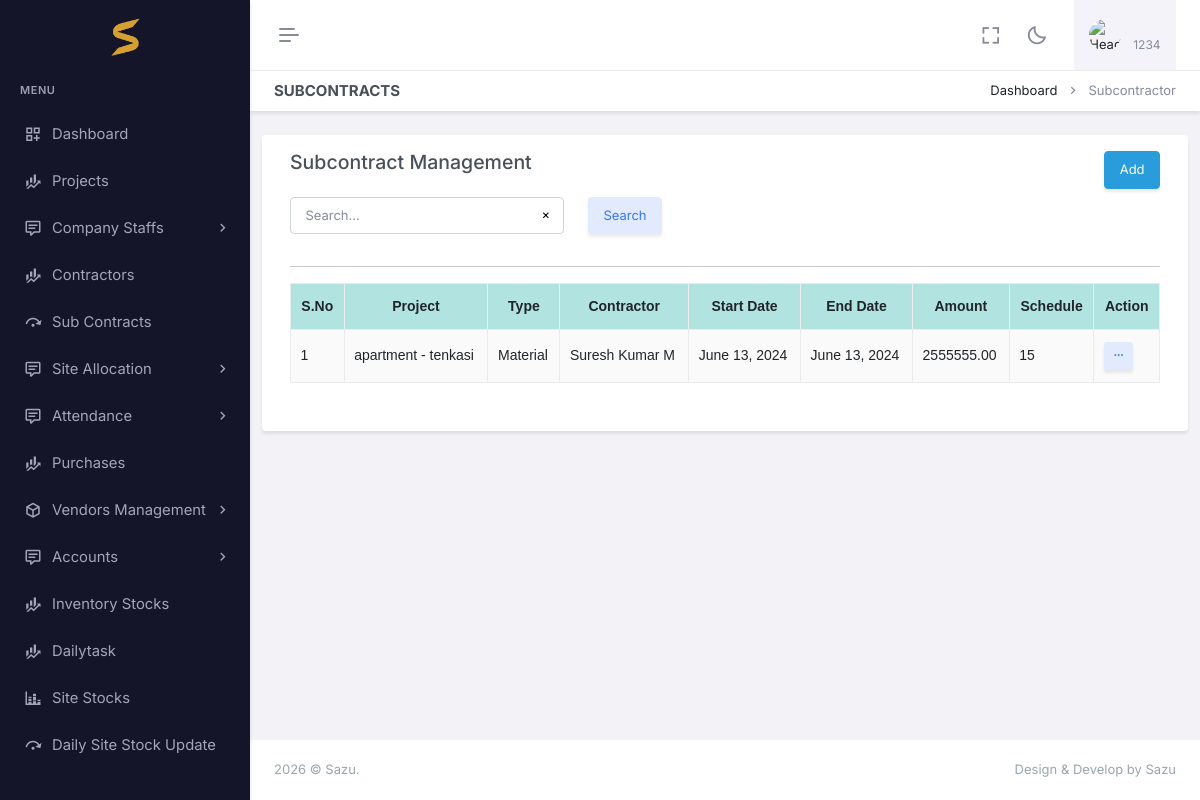
/subcontractorlist/ (signed in), run on the app's committed database.
### app/auth_models.py (models this page shows, shortened)
class CustomUser(AbstractBaseUser, PermissionsMixin):
    email=models.EmailField(null=True, blank=True,unique=True)
    image = models.ImageField(upload_to='profile_images/', null=True, blank=True)
    name = models.CharField(max_length=255)
    phone_number = models.CharField(max_length=10, unique=True)
    pin = models.CharField(max_length=6, null=True, blank=True)
    is_active = models.BooleanField(default=True)
    admin = models.BooleanField(default=False)
    is_employee = models.BooleanField(default=False)
    is_owner=models.BooleanField(default=False)
    created_at =models.DateField(auto_now_add=True)
    is_staff = models.BooleanField(default=False)
    is_superuser = models.BooleanField(default=False)
    otp = models.CharField(max_length=6, null=True, blank=True)
    created_at =models.DateField(auto_now_add=True)
    proof=models.FileField(upload_to="proof/", null=True, blank=True)
    USERNAME_FIELD = 'phone_number'
    REQUIRED_FIELDS = ['name']
    disable = models.BooleanField(default=False)
    objects = CustomUserManager()
    @property
    def company(self):
        print(self.is_employee)
        if self.admin:
            return self.company_set.all().last()
        if self.is_employee:
            if self.employee_set.all():
                return self.employee_set.all().last().company
        return None

### app/models.py (models this page shows, shortened)
class ProjectSubContract(models.Model):
    company=models.ForeignKey(Company, on_delete=models.CASCADE,null=True,blank=True)
    project = models.ForeignKey(Project, on_delete=models.CASCADE,null=True,blank=True)
    name= models.CharField(max_length=255,null=True,blank=True)
    type = models.ForeignKey(ContractType, on_delete=models.CASCADE,null=True,blank=True)
    contractor = models.ForeignKey(Contractor, on_delete=models.CASCADE,null=True,blank=True)
    start_date = models.DateField()
    end_date = models.DateField()
    contract_amount = models.DecimalField(max_digits=10, decimal_places=2)
    payment_schedule = models.ForeignKey(PaymentSchedule, on_delete=models.CASCADE, null=True, blank=True)
    status = models.ForeignKey(WorkStatus, on_delete=models.CASCADE,null=True,blank=True)
    description = models.TextField()
    progress_percentage = models.DecimalField(max_digits=5, decimal_places=2, default=0.00)
    terms_conditions = models.TextField()
    created_at= models.DateField(auto_now_add=True)
    created_by=models.ForeignKey(Employee,null=True,blank=True, on_delete=models.CASCADE)

class Project(models.Model):
    company=models.ForeignKey(Company, on_delete=models.CASCADE,null=True,blank=True)
    proj_id=models.CharField(max_length=100,null=True,blank=True)
    client = models.CharField(max_length=100,null=True,blank=True)
    contact_no = models.CharField(max_length=15,null=True,blank=True)
    address = models.CharField(max_length=255,null=True,blank=True)
    proj_name=models.CharField(max_length=100,null=True,blank=True)
    site_location=models.CharField(max_length=100,null=True,blank=True)
    incharge=models.ForeignKey(Employee, on_delete=models.CASCADE,null=True,blank=True)  #dropdown
    start_date=models.DateField(null=True,blank=True)
    end_date =models.DateField(null=True,blank=True)
    duration =models.ForeignKey(Duration, on_delete=models.CASCADE,null=True,blank=True)
    priority =models.ForeignKey(Priority, on_delete=models.CASCADE,null=True,blank=True)
    estimation=models.DecimalField(max_digits=10, decimal_places=2, default=0.0)
    modeldesign =models.FileField(upload_to="doc")
    aggeaments =models.FileField(upload_to="doc")
    proj_category = models.ForeignKey(ProjectCategory, on_delete=models.CASCADE,null=True,blank=True)
    status = models.ForeignKey(WorkStatus, on_delete=models.CASCADE,null=True,blank=True)
    description = models.TextField(null=True,blank=True)
    terms_conditions = models.TextField(null=True,blank=True)
    def __str__(self):
        return f"{self.proj_name} - {self.site_location}"

class ContractType(models.Model):
    name = models.CharField(max_length=50, null=True, blank=True)
    code = models.CharField(max_length=256, null=True, blank=True)
    def __str__(self):
        return self.name

class Contractor(models.Model):
    company=models.ForeignKey(Company, on_delete=models.CASCADE,null=True,blank=True)
    name = models.CharField(max_length=100,null=True,blank=True)
    contact_no = models.CharField(max_length=15,null=True,blank=True)
    address = models.CharField(max_length=255,null=True,blank=True)
    area = models.CharField(max_length=100,null=True,blank=True)
    rate = models.DecimalField(max_digits=10, decimal_places=2)
    unit=models.ForeignKey(Uom, on_delete=models.CASCADE,null=True,blank=True)
    amount=models.DecimalField(max_digits=10, decimal_places=2, default=0.0)
    maistry = models.DecimalField(max_digits=10, decimal_places=2, default=0.0)
    maison_cooli = models.DecimalField(max_digits=10, decimal_places=2, default=0.0)
    male_skilled = models.DecimalField(max_digits=10, decimal_places=2, default=0)
    male_unskilled = models.DecimalField(max_digits=10, decimal_places=2, default=0)
    female_skilled = models.DecimalField(max_digits=10, decimal_places=2, default=0)
    female_unskilled = models.DecimalField(max_digits=10, decimal_places=2, default=0)
    category = models.ForeignKey(Contractcategory, on_delete=models.CASCADE,null=True,blank=True)
    start_date=models.DateField(null=True,blank=True)
    def __str__(self):
        return self.name

class PaymentSchedule(models.Model):
    days = models.IntegerField(null=True, blank=True)
    code = models.CharField(max_length=50, null=True, blank=True)

### app/api.py (the view)
# urls.py: path('subcontractorlist/',api.subcontractorlist, name="subcontractorlist"),
@login_required(login_url='login')
def subcontractorlist(request):
    user = request.user
    allow, msg = check_user(request, ProjectSubContract, instance=False)
    if not allow:
        context = {"unauthorized": msg}
        return render(request, "login.html", context)
    project = Project.objects.filter(company=request.user.company).order_by("-id")
    type = ContractType.objects.all()
    contractor = Contractor.objects.filter(company=request.user.company).order_by("-id")
    employee = Employee.objects.filter(company=request.user.company).order_by("-id")
    paymentschedule = PaymentSchedule.objects.all()
    status=WorkStatus.objects.all()
    uom =Uom.objects.filter(company=request.user.company).order_by("-id")
    querysets = ProjectSubContract.objects.filter(company=request.user.company).order_by("-id")
    queryset, pages, search = customPagination(request,ProjectSubContract, querysets)
    context = {'queryset': queryset,"location": "subcontractorlist","pages": pages,"search": search,"uom":uom,
        'paymentschedule':paymentschedule,'employee':employee,'contractor':contractor,'type':type,'project':project,'status':status,}
    return render(request, "subcontractor/subcontractorlist.html", context)

### app/templates/subcontractor/subcontractorlist.html (shortened to what this page needs)
{% extends "base.html" %}
{% load static %}
{% block header2 %}
    <div id="layout-wrapper">
        <div class="main-content">
            <div class="page-content">
                <div class="container-fluid">
                    <div class="row">
                        <div class="col-12">
                            <div class="page-title-box d-sm-flex align-items-center justify-content-between">
                                <h4 class="mb-sm-0">Subcontracts</h4>
                                <div class="page-title-right">
                                    <ol class="breadcrumb m-0">
                                        <li class="breadcrumb-item"><a href="javascript: void(0);">Dashboard</a></li>
                                        <li class="breadcrumb-item active">Subcontractor</li>
                                    </ol>
                                </div>
                            </div>
                        </div>
                    </div>
                        <div class="card-body">
						<div class="row">
							<div class="card">
								<div class="card-body">
                                    <div class="row">
                                        <div class="col-xl-6 col-lg-6 col-md-6 col-12">
                                            <h4>Subcontract Management </h4>
                                        </div>
                                        <div class="col-xl-4 col-lg-4 col-md-4 col-12"></div>
                                        <div class="col-xl-2 col-lg-2 col-md-2 col-12">
                                            <a href="{% url 'subcontadd' %}" type="button" class="btn btn-info mb-2" style="float:right;" >Add</a>
                                        </div>
                                    </div>
                                    <div class="row">
                                        {% include "search.html" %}
                                    </div>
									<hr>
									<div class="">
                                        <table id="example" class="table table-bordered table-striped align-middle" >
                                            <thead>
                                                <tr>
                                                    <th data-ordering="false">S.No</th>
                                                    <th data-ordering="false">Project</th>
                                                    <th data-ordering="false">Type</th>
                                                    <th data-ordering="false">Contractor</th>
                                                    <th data-ordering="false">Start Date</th>
                                                    <th data-ordering="false">End Date</th>
                                                    <th data-ordering="false">Amount</th>
                                                    <th data-ordering="false">Schedule</th>
                                                    <th data-ordering="false">Action</th>
                                                </tr>
                                            </thead>
                                            <tbody>
                                                {% for i in queryset %}
                                                <tr>
                                                    <td>{{ forloop.counter }}</td>
                                                    <td>{{ i.project }}</td>
                                                    <td>{{ i.type }}</td>
                                                    <td>{{ i.contractor }}</td>
                                                    <td>{{ i.start_date }}</td>
                                                    <td>{{ i.end_date }}</td>
                                                    <td>{{ i.contract_amount }}</td>
                                                    <td>{{ i.payment_schedule.days }}</td>
                                                    <td>
                                                        <div class="dropdown d-inline-block">
                                                            <button class="btn btn-soft-secondary btn-sm dropdown" type="button"
                                                                data-bs-toggle="dropdown" aria-expanded="false">
                                                                <i class="ri-more-fill align-middle"></i>
                                                            </button>
                                                        </div>
                                                    </td>
                                                </tr>
                                                {% endfor %}
                                            </tbody>
                                        </table>
                                    <div class="row">
                                        {% include 'pagination.html' %}
                                    </div>
									</div>
								</div>
							</div>
						</div>
                    </div>
                    </div>
                </div>
                <footer class="footer">
                    <div class="container-fluid">
                        <div class="row">
                            <div class="col-sm-6">
                            </div>
                            <div class="col-sm-6">
                                <div class="text-sm-end d-none d-sm-block">
                                </div>
                            </div>
                        </div>
                    </div>
                </footer>
            </div>
        </div>
{% endblock header2 %}

### app/templates/appbar.html (shortened to what this page needs)
{% load static %}
<div id="layout-wrapper">
    <header id="page-topbar">
        <div class="layout-width">
            <div class="navbar-header">
                <div class="d-flex">
                    <button type="button"
                        class="btn btn-sm px-3 fs-16 header-item vertical-menu-btn topnav-hamburger shadow-none"
                        id="topnav-hamburger-icon">
                        <span class="hamburger-icon">
                            <span></span>
                            <span></span>
                            <span></span>
                        </span>
                    </button>
                </div>
                <div class="d-flex align-items-center">
                    <div class="ms-1 header-item d-none d-sm-flex">
                        <button type="button"
                            class="btn btn-icon btn-topbar btn-ghost-secondary rounded-circle shadow-none"
                            data-toggle="fullscreen">
                            <i class="bx bx-fullscreen fs-22"></i>
                        </button>
                    </div>
                    <div class="ms-1 header-item d-none d-sm-flex">
                        <button type="button"
                            class="btn btn-icon btn-topbar btn-ghost-secondary rounded-circle light-dark-mode shadow-none">
                            <i class="bx bx-moon fs-22"></i>
                        </button>
                    </div>
                    <div class="dropdown ms-sm-3 header-item topbar-user">
                        <button type="button" class="btn shadow-none" id="page-header-user-dropdown"
                            data-bs-toggle="dropdown" aria-haspopup="true" aria-expanded="false">
                            <span class="d-flex align-items-center">
                                <img class="rounded-circle header-profile-user"
                                    src="{% static 'assets/images/users/avatar-1.jpg' %}" alt="Header Avatar">
                                <span class="text-start ms-xl-2">
                                    <span
                                        class="d-none d-xl-block ms-1 fs-12 user-name-sub-text">{{request.user.name}}</span>
                                </span>
                            </span>
                        </button>
                    </div>
                </div>
            </div>
        </div>
    </header>
</div>

### data on the page
CustomUser: user.name "1234"
ProjectSubContract: project "apartment - tenkasi", type "Material", contractor "Suresh Kumar M", start_date "June 13, 2024", end_date "June 13, 2024", contract_amount "2555555.00", payment_schedule.days "15"
